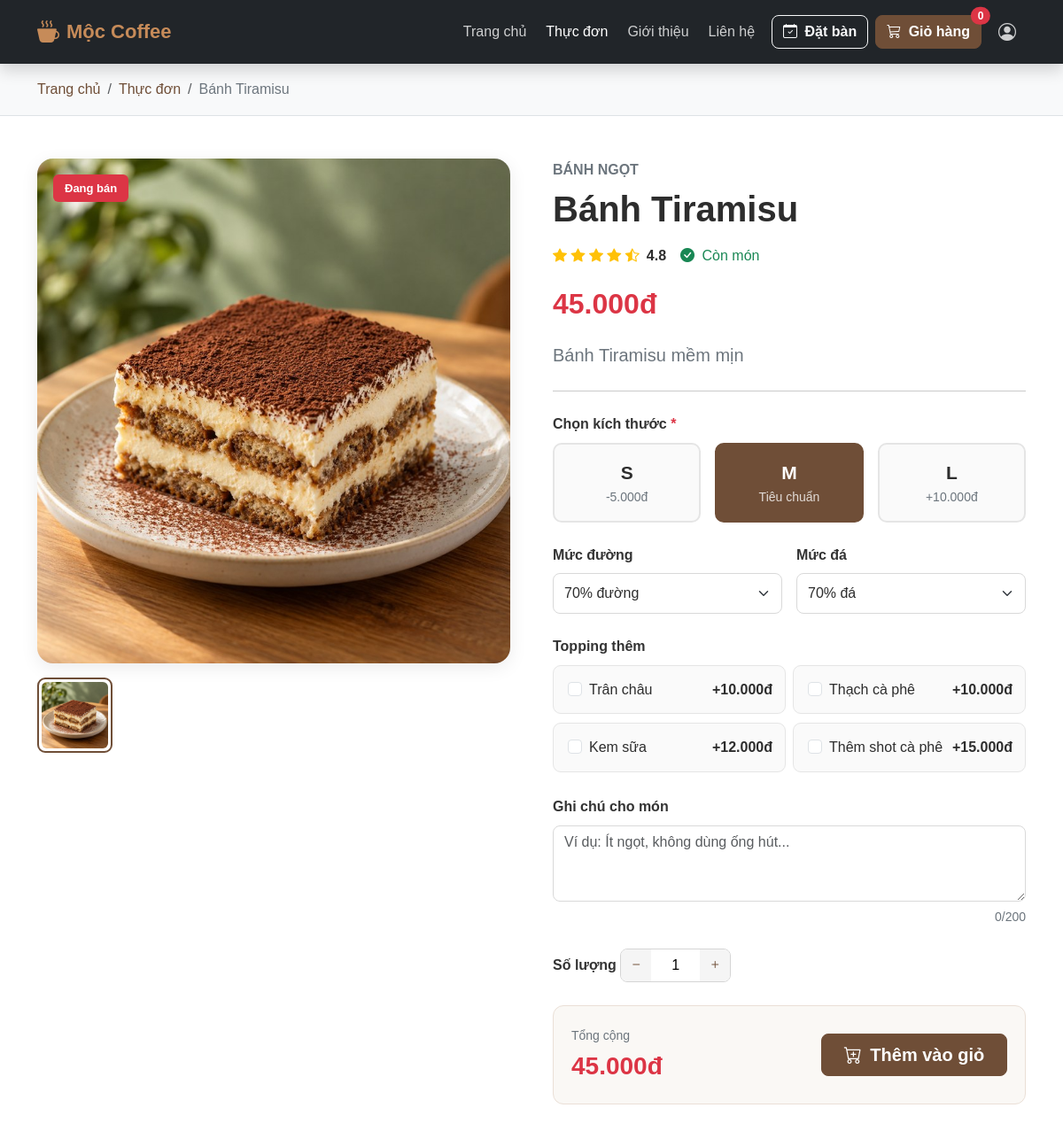
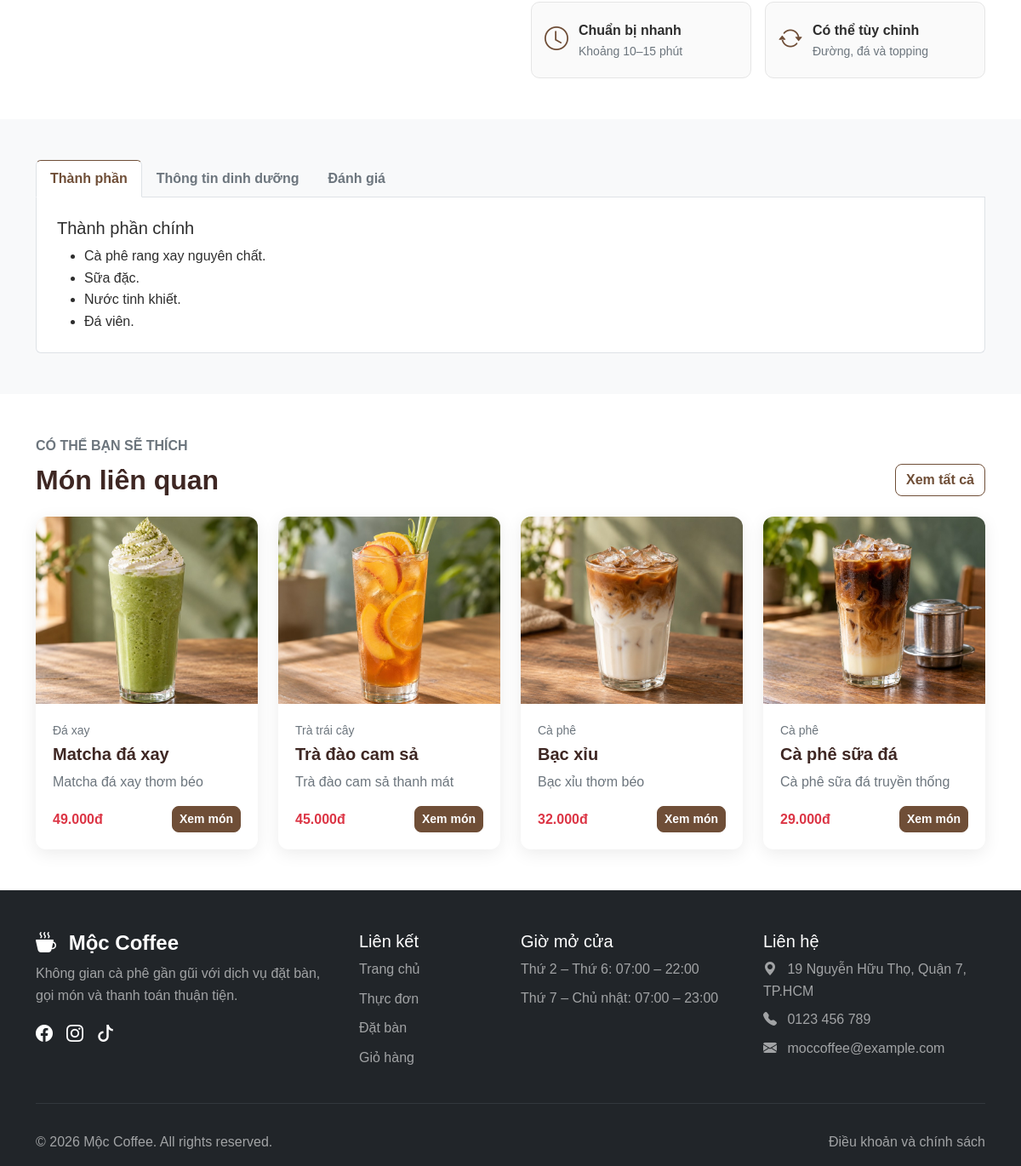
/pages/product-detail.php?id=5, run on the app's committed database (2 pictures, top to bottom).
### tables this page shows
CREATE TABLE IF NOT EXISTS products (
    id INT UNSIGNED AUTO_INCREMENT PRIMARY KEY,
    category_id INT UNSIGNED NOT NULL,
    name VARCHAR(150) NOT NULL,
    slug VARCHAR(170) NOT NULL UNIQUE,
    description TEXT,
    price DECIMAL(12, 2) NOT NULL DEFAULT 0,
    image VARCHAR(255),
    status TINYINT(1) NOT NULL DEFAULT 1,
    created_at TIMESTAMP NOT NULL DEFAULT CURRENT_TIMESTAMP,
    updated_at TIMESTAMP NOT NULL DEFAULT CURRENT_TIMESTAMP ON UPDATE CURRENT_TIMESTAMP,
    CONSTRAINT fk_products_categories FOREIGN KEY (category_id)
        REFERENCES categories(id) ON UPDATE CASCADE ON DELETE RESTRICT
);

CREATE TABLE IF NOT EXISTS categories (
    id INT UNSIGNED AUTO_INCREMENT PRIMARY KEY,
    name VARCHAR(100) NOT NULL,
    slug VARCHAR(120) NOT NULL UNIQUE,
    description TEXT,
    status TINYINT(1) NOT NULL DEFAULT 1,
    created_at TIMESTAMP NOT NULL DEFAULT CURRENT_TIMESTAMP,
    updated_at TIMESTAMP NOT NULL DEFAULT CURRENT_TIMESTAMP ON UPDATE CURRENT_TIMESTAMP
);

### pages/product-detail.php (the view, shortened to what the rows shown need)
<?php
require_once __DIR__ . '/../includes/init.php';
$productId = filter_input(
    INPUT_GET,
    'id',
    FILTER_VALIDATE_INT
);
$productStatement = $pdo->prepare(
    "SELECT
        p.id,
        p.category_id,
        p.name,
        p.slug,
        p.description,
        p.price,
        p.image,
        c.name AS category_name
     FROM products AS p
     INNER JOIN categories AS c
        ON c.id = p.category_id
     WHERE p.id = :product_id
       AND p.status = 1
       AND c.status = 1
     LIMIT 1"
);
$productStatement->execute([
    'product_id' => $productId,
]);
$product = $productStatement->fetch();
$relatedStatement = $pdo->prepare(
    "SELECT
        p.id,
        p.name,
        p.description,
        p.price,
        p.image,
        c.name AS category_name
     FROM products AS p
     INNER JOIN categories AS c
        ON c.id = p.category_id
     WHERE p.id <> :product_id
       AND p.status = 1
       AND c.status = 1
     ORDER BY
        (p.category_id = :category_id) DESC,
        p.id DESC
     LIMIT 4"
);
$relatedStatement->execute([
    'product_id' => $productId,
    'category_id' => (int) $product['category_id'],
]);
$relatedProducts = $relatedStatement->fetchAll();
$productImageUrl = static function (?string $image): string {
    $image = trim((string) $image);
    if ($image === '') {
        return '../assets/images/products/default-product.jpg';
    }
    if (filter_var($image, FILTER_VALIDATE_URL)) {
        return $image;
    }
    if (strpos($image, '/uploads/') === 0) {
        return '../backend' . $image;
    }
    return '../assets/images/products/' . basename($image);
};
$mainImageUrl = $productImageUrl(
    $product['image'] ?? null
);
$productDescription = trim(
    (string) ($product['description'] ?? '')
);
?>
<!DOCTYPE html>
<html lang="vi">
<head>
  <link href="https://cdn.jsdelivr.net/npm/bootstrap@5.3.3/dist/css/bootstrap.min.css" rel="stylesheet" />
  <link rel="stylesheet" href="https://cdn.jsdelivr.net/npm/bootstrap-icons@1.11.3/font/bootstrap-icons.min.css" />
  <link rel="stylesheet" href="../assets/css/style.css" />
  <link rel="stylesheet" href="../assets/css/responsive.css" />
</head>
<body>
  <main class="product-detail-page">
    <section class="bg-light border-bottom product-breadcrumb">
      <div class="container py-3">
        <nav aria-label="breadcrumb">
          <ol class="breadcrumb mb-0">
            <li class="breadcrumb-item">
              <a href="../index.php">Trang chủ</a>
            </li>
            <li class="breadcrumb-item">
              <a href="menu.php">Thực đơn</a>
            </li>
            <li id="breadcrumb-product-name" class="breadcrumb-item active" aria-current="page">
              <?=
  htmlspecialchars(
      $product['name'],
      ENT_QUOTES,
      'UTF-8'
  )
?>
            </li>
          </ol>
        </nav>
      </div>
    </section>
<section class="py-5">
  <div class="container">
    <div class="row g-5">
      <div class="col-12 col-lg-6">
        <div class="product-detail-image-wrapper">
          <img
            id="product-main-image"
            src="<?=
              htmlspecialchars(
                  $mainImageUrl,
                  ENT_QUOTES,
                  'UTF-8'
              )
            ?>"
            class="img-fluid product-detail-image"
            alt="<?=
              htmlspecialchars(
                  $product['name'],
                  ENT_QUOTES,
                  'UTF-8'
              )
            ?>"
            onerror="
              this.onerror = null;
              this.src =
                '../assets/images/products/default-product.jpg';
            "
          >
          <span
            class="badge bg-danger product-detail-badge"
          >
            Đang bán
          </span>
        </div>
        <div class="d-flex gap-3 mt-3">
          <button
            type="button"
            class="product-thumbnail active"
          >
            <img
              src="<?=
                htmlspecialchars(
                    $mainImageUrl,
                    ENT_QUOTES,
                    'UTF-8'
                )
              ?>"
              alt="<?=
                htmlspecialchars(
                    $product['name'],
                    ENT_QUOTES,
                    'UTF-8'
                )
              ?>"
            >
          </button>
        </div>
      </div>
      <div class="col-12 col-lg-6">
        <form
          id="product-option-form"
          method="POST"
          action="../actions/cart-add.php"
        >
          <p
            class="text-uppercase text-secondary
                   fw-semibold mb-2"
          >
            <?=
              htmlspecialchars(
                  $product['category_name'],
                  ENT_QUOTES,
                  'UTF-8'
              )
            ?>
          </p>
          <h1 class="display-6 fw-bold mb-3">
            <?=
              htmlspecialchars(
                  $product['name'],
                  ENT_QUOTES,
                  'UTF-8'
              )
            ?>
          </h1>
          <div
            class="d-flex flex-wrap
                   align-items-center gap-2 mb-3"
          >
            <div class="text-warning">
            </div>
            <strong>4.8</strong>
            <span class="text-success">
            </span>
          </div>
          <div class="mb-3">
            <span
              id="product-price"
              class="fs-2 fw-bold text-danger"
            >
              <?=
                number_format(
                    (float) $product['price'],
                    0,
                    ',',
                    '.'
                )
              ?>đ
            </span>
          </div>
          <p class="text-secondary fs-5">
            <?=
              htmlspecialchars(
                  $productDescription,
                  ENT_QUOTES,
                  'UTF-8'
              )
            ?>
          </p>
          <hr class="my-4">
          <div class="mb-4">
            <label class="form-label fw-bold">
            </label>
            <div class="row g-3">
            </div>
          </div>
          <div class="row g-3 mb-4">
            <div class="col-12 col-md-6">
            </div>
            <div class="col-12 col-md-6">
            </div>
          </div>
          <div class="mb-4">
            <label class="form-label fw-bold">
            </label>
            <div class="row g-2">
            </div>
          </div>
          <div class="mb-4">
            <label
              for="product-note"
              class="form-label fw-bold"
            >
            </label>
            <textarea
              id="product-note"
              name="note"
              class="form-control"
              rows="3"
              maxlength="200"
              placeholder="Ví dụ: Ít ngọt, không dùng ống hút..."
            ></textarea>
            <div class="text-end mt-1">
            </div>
          </div>
          <div class="mb-4">
            <label class="form-label fw-bold">
            </label>
            <div
              class="quantity-control
                     product-quantity-control"
            >
            </div>
          </div>
          <div class="product-action-box">
            <div>
            </div>
            <button
              type="submit"
              class="btn btn-coffee btn-lg"
            >
            </button>
          </div>
        </form>
      </div>
    </div>
  </div>
</section>
    <section class="py-5 bg-light">
      <div class="container">
        <div class="tab-content bg-white border border-top-0 rounded-bottom p-4">
          <div class="tab-pane fade show active" id="ingredients-content" role="tabpanel"
            aria-labelledby="ingredients-tab" tabindex="0">
            <h2 class="h5">Thành phần chính</h2>
          </div>
        </div>
      </div>
    </section>
<section class="py-5">
  <div class="container">
    <div
      class="d-flex justify-content-between
             align-items-end mb-4"
    >
      <div>
        <h2 class="section-title mb-0">
          Món liên quan
        </h2>
      </div>
    </div>
    <?php if (empty($relatedProducts)): ?>
      <div class="alert alert-info text-center">
        Chưa có sản phẩm liên quan.
      </div>
    <?php else: ?>
      <div class="row g-4">
        <?php foreach ($relatedProducts as $relatedProduct): ?>
          <?php
          $relatedImageUrl = $productImageUrl(
              $relatedProduct['image'] ?? null
          );
          $relatedDescription = trim(
              (string) (
                  $relatedProduct['description'] ?? ''
              )
          );
          ?>
          <div class="col-12 col-sm-6 col-lg-3">
            <article class="card product-card h-100">
              <img
                src="<?=
                  htmlspecialchars(
                      $relatedImageUrl,
                      ENT_QUOTES,
                      'UTF-8'
                  )
                ?>"
                class="card-img-top"
                alt="<?=
                  htmlspecialchars(
                      $relatedProduct['name'],
                      ENT_QUOTES,
                      'UTF-8'
                  )
                ?>"
                onerror="
                  this.onerror = null;
                  this.src =
                    '../assets/images/products/default-product.jpg';
                "
              >
              <div class="card-body d-flex flex-column">
                <p class="small text-secondary mb-1">
                  <?=
                    htmlspecialchars(
                        $relatedProduct['category_name'],
                        ENT_QUOTES,
                        'UTF-8'
                    )
                  ?>
                </p>
                <h3 class="h5">
                  <?=
                    htmlspecialchars(
                        $relatedProduct['name'],
                        ENT_QUOTES,
                        'UTF-8'
                    )
                  ?>
                </h3>
                <p class="text-secondary">
                  <?=
                    htmlspecialchars(
                        $relatedDescription,
                        ENT_QUOTES,
                        'UTF-8'
                    )
                  ?>
                </p>
                <div
                  class="d-flex justify-content-between
                         align-items-center mt-auto"
                >
                  <strong class="text-danger">
                    <?=
                      number_format(
                          (float) $relatedProduct['price'],
                          0,
                          ',',
                          '.'
                      )
                    ?>đ
                  </strong>
                  <a
                    href="product-detail.php?id=<?=
                      (int) $relatedProduct['id']
                    ?>"
                    class="btn btn-sm btn-coffee"
                  >
                    Xem món
                  </a>
                </div>
              </div>
            </article>
          </div>
        <?php endforeach; ?>
      </div>
    <?php endif; ?>
  </div>
</section>
  </main>
  <footer class="bg-dark text-white pt-5">
    <div class="container">
      <div class="row g-4">
        <div class="col-12 col-md-6 col-lg-4">
          <h2 class="h4 fw-bold">
            <i class="bi bi-cup-hot-fill me-2"></i>
            Mộc Coffee
          </h2>
        </div>
      </div>
    </div>
  </footer>
</body>
</html>
</html>

### data on the page
products: name "Bánh Tiramisu", image (picture), category.name "BÁNH NGỌT", price "45.000", description "Bánh Tiramisu mềm mịn"
products: image (picture), category.name "Đá xay", name "Matcha đá xay", description "Matcha đá xay thơm béo", price "49.000"
products: image (picture), category.name "Trà trái cây", name "Trà đào cam sả", description "Trà đào cam sả thanh mát", price "45.000"
products: image (picture), category.name "Cà phê", name "Bạc xỉu", description "Bạc xỉu thơm béo", price "32.000"
products: image (picture), category.name "Cà phê", name "Cà phê sữa đá", description "Cà phê sữa đá truyền thống", price "29.000"

### other printed values
$cartCount "0"
